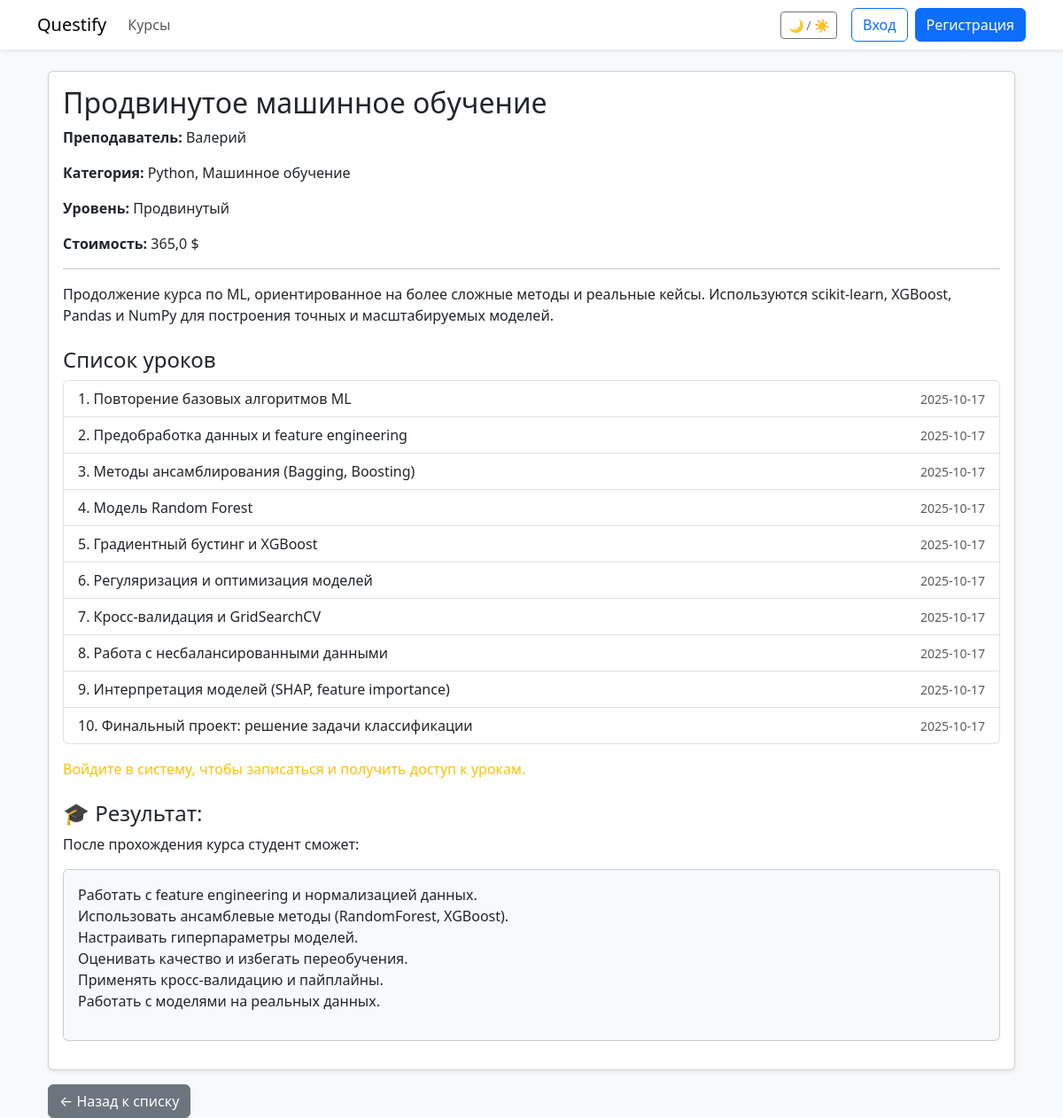
Screenshot of /course/course/11/ with the database file from the repository.
### course/models/course.py (models this page shows, shortened)
class Course(models.Model):
    class LevelChoices(models.IntegerChoices):
        BEGINNER = 1, "Начальный"
        INTERMEDIATE = 2, "Средний"
        ADVANCED = 3, "Продвинутый"
    title = models.CharField(max_length=200, verbose_name="Название", help_text="Название курса")
    description = models.TextField(null=True, verbose_name="Описание", blank=True)
    price = models.FloatField(null=True, verbose_name="Цена", blank=True)
    published = models.DateTimeField(db_index=True, verbose_name="Опубликовано", default=timezone.now)
    level = models.SmallIntegerField("Уровень сложности", choices=LevelChoices.choices, default=LevelChoices.BEGINNER)
    outcome = models.TextField(blank=True, null=True, help_text="Что студент сможет после прохождения курса")
    image = models.ImageField(upload_to="course_images/", blank=True, null=True)
    teacher = models.ForeignKey(settings.AUTH_USER_MODEL, on_delete=models.CASCADE, limit_choices_to={'role': 'teacher'}, default=1)
    category = models.ManyToManyField(Category, verbose_name="Категория", blank=True)
    students = models.ManyToManyField(CustomUser, related_name="enrolled_courses", blank=True)
    class Meta:
        verbose_name_plural = "Курсы"
        verbose_name = "Курс"
        ordering = ['-published']
        unique_together = ["title", "teacher"]
        get_latest_by = "published"

class Category(models.Model):
    name = models.CharField("Название категории", max_length=30, unique=True)
    class Meta:
        verbose_name = "Категория"
        verbose_name_plural = "Категории"

### users/models.py (models this page shows, shortened)
class CustomUser(AbstractUser):
    ROLE_CHOICES = [
        ('admin', 'Админ'),
        ('teacher', 'Преподаватель'),
        ('student', 'Студент'),
    ]
    role = models.CharField(max_length=20, choices=ROLE_CHOICES, default='student')

### course/models/lesson.py (models this page shows, shortened)
class Lesson(models.Model):
    course = models.ForeignKey(Course, on_delete=models.CASCADE, related_name="lessons",verbose_name="Курс")
    title = models.CharField("Название урока", max_length=200)
    content = models.TextField("Содержание урока", blank=True, null=True)
    order = models.PositiveIntegerField("Порядковый номер урока", default=1)
    published = models.DateTimeField("Дата публикации", default=timezone.now)
    class Meta:
        verbose_name = "Урок"
        verbose_name_plural = "Уроки"
        ordering = ["order"]

### course/views.py (the view)
# urls.py: path('course/<int:pk>/', CourseDetailView.as_view(), name='course_detail'),
class CourseDetailView(DetailView):
    model = Course
    template_name = "course/course_detail.html"
    context_object_name = "course"

### course/templates/course/course_detail.html
{% extends "base.html" %}
{% block content %}
<div class="container mt-4">
  <div class="card shadow-sm">
    <div class="card-body">
      <h2 class="card-title">{{ course.title }}</h2>
      <p><strong>Преподаватель:</strong> {{ course.teacher }}</p>
      <p><strong>Категория:</strong>
        {% for cat in course.category.all %}
          {{ cat.name }}{% if not forloop.last %}, {% endif %}
        {% empty %}
          Нет
        {% endfor %}
      </p>
      <p><strong>Уровень:</strong> {{ course.get_level_display }}</p>
      <p><strong>Стоимость:</strong> {{ course.price }} $</p>
      <hr>
      <p>{{ course.description }}</p>
      <h4 class="mt-4">Список уроков</h4>
      <ul class="list-group">
        {% for lesson in course.lessons.all %}
          <li class="list-group-item d-flex justify-content-between align-items-center">
            <div>
              {% if user.is_authenticated and user.is_superuser or course.teacher == user or user in course.students.all %}
                <a href="{% url 'course:lesson_detail' course.pk lesson.pk %}">
                  {{ lesson.order }}. {{ lesson.title }}
                </a>
              {% else %}
                <span>{{ lesson.order }}. {{ lesson.title }}</span>
              {% endif %}
            </div>
            <small class="text-muted">{{ lesson.published|date:"Y-m-d" }}</small>
          </li>
        {% empty %}
          <li class="list-group-item">Уроков пока нет.</li>
        {% endfor %}
      </ul>
      {% if user.is_authenticated %}
        {% if user.role == "student" %}
          {% if user in course.students.all %}
            <p class="text-success mt-3">✅ Вы записаны на этот курс</p>
          {% else %}
            <a href="{% url 'course:enroll_course' course.id %}" class="btn btn-primary mt-3">Записаться на курс</a>
          {% endif %}
        {% endif %}
      {% else %}
        <p class="mt-3 text-warning">Войдите в систему, чтобы записаться и получить доступ к урокам.</p>
      {% endif %}
      {% if course.outcome %}
        <h4 class="mt-4">🎓 Результат:</h4>
        <p>После прохождения курса студент сможет:</p>
        <div class="card p-3 bg-light mb-3">
          {{ course.outcome|linebreaks }}
        </div>
      {% endif %}
    </div>
  </div>
  <a href="{% url 'course:course_list' %}" class="btn btn-secondary mt-3">← Назад к списку</a>
</div>
{% endblock %}

### templates/base.html (style rules this page uses)
body.light { background-color: #f8f9fa; color: #212529; }

### rows the page displays
Course: title "Продвинутое машинное обучение", teacher "Валерий", level "Продвинутый", price "365,0", description "Продолжение курса по ML, ориентированное на более сложные методы и реальные кейсы. Используются scikit-learn, XGBoost, Pandas и NumPy для построения точных и масштабируемых моделей.", outcome "Работать с feature engineering и нормализацией данных. Использовать ансамблевые методы (RandomForest, XGBoost). Настраивать гиперпараметры моделей. Оценивать качество и избегать переобучения. Применять кросс-валидацию и пайплайны. Работать с моделями на реальных данных."
Category: name "Python"
Category: name "Машинное обучение"
Lesson: order "1", title "Повторение базовых алгоритмов ML", published "2025-10-17"
Lesson: order "2", title "Предобработка данных и feature engineering", published "2025-10-17"
Lesson: order "3", title "Методы ансамблирования (Bagging, Boosting)", published "2025-10-17"
Lesson: order "4", title "Модель Random Forest", published "2025-10-17"
Lesson: order "5", title "Градиентный бустинг и XGBoost", published "2025-10-17"
Lesson: order "6", title "Регуляризация и оптимизация моделей", published "2025-10-17"
Lesson: order "7", title "Кросс-валидация и GridSearchCV", published "2025-10-17"
Lesson: order "8", title "Работа с несбалансированными данными", published "2025-10-17"
Lesson: order "9", title "Интерпретация моделей (SHAP, feature importance)", published "2025-10-17"
Lesson: order "10", title "Финальный проект: решение задачи классификации", published "2025-10-17"
